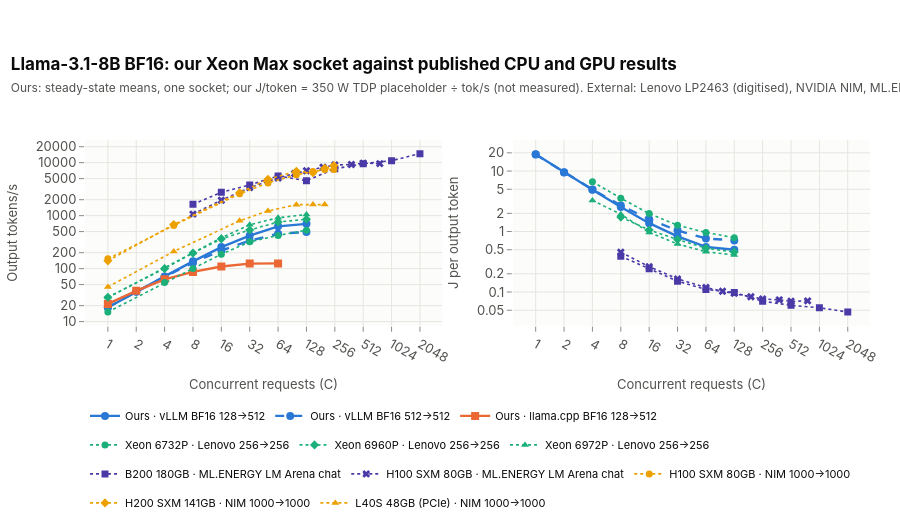

The cell this chart's notebook holds for it:
### Markdown cell above
## 6. Throughput and energy against concurrency

### Code cell
def series_from_ours(cid, wl, label, dash="solid"):
    g = points[(points["configuration_id"] == cid) & (points["workload"] == wl)]
    st = theme.configuration_style(cid)
    return pd.DataFrame({"label": label, "group": "ours", "origin": "ours", "color": st.color, "marker": st.symbol, "dash": dash,
                         "concurrency": g["concurrency"], "output_tok_s": g["output_tok_s_mean"], "energy": POWER_W / g["output_tok_s_mean"]})


SYMBOLS = ["circle", "diamond", "triangle-up", "square", "x"]
ext_rows = []
for (sid, hw, prec, ver, wl), g in refs[refs["precision"] == "bf16"].groupby(["source_id", "hardware", "precision", "engine_version", "workload"], sort=False):
    if sid not in ("lenovo_lp2463", "nvidia_nim", "mlenergy_v3"):
        continue
    short = hw.replace("NVIDIA ", "").replace("Intel ", "")
    ext_rows.append(pd.DataFrame({"label": f"{short} · {sid.split('_')[0].replace('nvidia', 'NIM').replace('lenovo', 'Lenovo').replace('mlenergy', 'ML.ENERGY')} {wl}",
                                  "group": sid, "origin": "external", "color": None, "marker": SYMBOLS[len(ext_rows) % len(SYMBOLS)], "dash": "dot",
                                  "concurrency": g["concurrency"], "output_tok_s": g["output_tok_s"], "energy": g["energy_j_per_output_token"]}))
series = pd.concat([series_from_ours("vllm_bf16", "decode", "Ours · vLLM BF16 128→512"),
                    series_from_ours("vllm_bf16", "balanced", "Ours · vLLM BF16 512→512", dash="dash"),
                    series_from_ours("llama_cpp_bf16", "decode", "Ours · llama.cpp BF16 128→512")] + ext_rows, ignore_index=True)
series.loc[series["label"].str.startswith("Ours · llama.cpp"), "energy"] = np.nan  # one estimated energy curve is enough
fig = plots.external_reference_figure(
    series, panels=[("output_tok_s", "Output tokens/s"), ("energy", "J per output token")],
    title="Llama-3.1-8B BF16: our Xeon Max socket against published CPU and GPU results",
    subtitle=f"Ours: steady-state means, one socket; our J/token = {num(POWER_W)} W TDP placeholder ÷ tok/s (not measured). "
             "External: Lenovo LP2463 (digitised), NVIDIA NIM, ML.ENERGY v3 (GPU energy only)")
fig.show()
export_figure(fig, "external_reference_bf16", source=NOTEBOOK,
              caption="Output tokens/s and J per output token against concurrency, Llama-3.1-8B BF16: our vLLM and llama.cpp curves (Xeon CPU Max 9480, one socket) "
                      "next to Lenovo's Xeon 6 vLLM runs, NVIDIA NIM on L40S/H100/H200 and ML.ENERGY on H100/B200; our energy is a 350 W TDP estimate.")

### Figure 1 — Plotly figure (JSON) as saved in the notebook; plotly's stock layout.template omitted (floating-point values rounded to 4 significant figures)
{"data": [{"hovertemplate": "<b>Ours · vLLM BF16 128→512</b><br>C = %{x}<br>%{y:.4g}<extra></extra>", "legendgroup": "Ours · vLLM BF16 128→512", "line": {"color": "#2a78d6", "dash": "solid", "width": 2.4}, "marker": {"color": "#2a78d6", "size": 8, "symbol": "circle"}, "mode": "lines+markers", "name": "Ours · vLLM BF16 128→512", "showlegend": true, "type": "scatter", "x": [1.0, 2.0, 4.0, 8.0, 16.0, 32.0, 64.0, 128.0], "xaxis": "x", "y": [18.49, 36.58, 71.36, 137.2, 254.8, 420.0, 628.2, 700.4], "yaxis": "y"}, {"hovertemplate": "<b>Ours · vLLM BF16 512→512</b><br>C = %{x}<br>%{y:.4g}<extra></extra>", "legendgroup": "Ours · vLLM BF16 512→512", "line": {"color": "#2a78d6", "dash": "dash", "width": 2.4}, "marker": {"color": "#2a78d6", "size": 8, "symbol": "circle"}, "mode": "lines+markers", "name": "Ours · vLLM BF16 512→512", "showlegend": true, "type": "scatter", "x": [1.0, 2.0, 4.0, 8.0, 16.0, 32.0, 64.0, 128.0], "xaxis": "x", "y": [18.67, 36.84, 70.49, 129.4, 220.0, 337.0, 454.8, 491.2], "yaxis": "y"}, {"hovertemplate": "<b>Ours · llama.cpp BF16 128→512</b><br>C = %{x}<br>%{y:.4g}<extra></extra>", "legendgroup": "Ours · llama.cpp BF16 128→512", "line": {"color": "#eb6834", "dash": "solid", "width": 2.4}, "marker": {"color": "#eb6834", "size": 8, "symbol": "square"}, "mode": "lines+markers", "name": "Ours · llama.cpp BF16 128→512", "showlegend": true, "type": "scatter", "x": [1.0, 2.0, 4.0, 8.0, 16.0, 32.0, 64.0], "xaxis": "x", "y": [21.58, 38.07, 62.79, 86.6, 110.0, 124.5, 125.4], "yaxis": "y"}, {"hovertemplate": "<b>Xeon 6732P · Lenovo 256→256</b><br>C = %{x}<br>%{y:.4g}<extra></extra>", "legendgroup": "Xeon 6732P · Lenovo 256→256", "line": {"color": "#1baf7a", "dash": "dot", "width": 1.6}, "marker": {"color": "#1baf7a", "size": 7, "symbol": "circle"}, "mode": "lines+markers", "name": "Xeon 6732P · Lenovo 256→256", "showlegend": true, "type": "scatter", "x": [1.0, 4.0, 8.0, 16.0, 32.0, 64.0, 128.0], "xaxis": "x", "y": [15.17, 54.48, 100.5, 187.4, 320.3, 423.7, 531.2], "yaxis": "y"}, {"hovertemplate": "<b>Xeon 6960P · Lenovo 256→256</b><br>C = %{x}<br>%{y:.4g}<extra></extra>", "legendgroup": "Xeon 6960P · Lenovo 256→256", "line": {"color": "#1baf7a", "dash": "dot", "width": 1.6}, "marker": {"color": "#1baf7a", "size": 7, "symbol": "diamond"}, "mode": "lines+markers", "name": "Xeon 6960P · Lenovo 256→256", "showlegend": true, "type": "scatter", "x": [1.0, 4.0, 8.0, 16.0, 32.0, 64.0, 128.0], "xaxis": "x", "y": [28.8, 100.2, 196.5, 364.8, 537.3, 758.4, 856.3], "yaxis": "y"}, {"hovertemplate": "<b>Xeon 6972P · Lenovo 256→256</b><br>C = %{x}<br>%{y:.4g}<extra></extra>", "legendgroup": "Xeon 6972P · Lenovo 256→256", "line": {"color": "#1baf7a", "dash": "dot", "width": 1.6}, "marker": {"color": "#1baf7a", "size": 7, "symbol": "triangle-up"}, "mode": "lines+markers", "name": "Xeon 6972P · Lenovo 256→256", "showlegend": true, "type": "scatter", "x": [1.0, 4.0, 8.0, 16.0, 32.0, 64.0, 128.0], "xaxis": "x", "y": [28.38, 104.5, 202.2, 381.8, 673.0, 912.0, 1047.0], "yaxis": "y"}, {"hovertemplate": "<b>B200 180GB · ML.ENERGY LM Arena chat</b><br>C = %{x}<br>%{y:.4g}<extra></extra>", "legendgroup": "B200 180GB · ML.ENERGY LM Arena chat", "line": {"color": "#4a3aa7", "dash": "dot", "width": 1.6}, "marker": {"color": "#4a3aa7", "size": 7, "symbol": "square"}, "mode": "lines+markers", "name": "B200 180GB · ML.ENERGY LM Arena chat", "showlegend": true, "type": "scatter", "x": [8.0, 16.0, 32.0, 64.0, 128.0, 256.0, 512.0, 1024.0, 2048.0], "xaxis": "x", "y": [1637.0, 2751.0, 3810.0, 5589.0, 4570.0, 7664.0, 9571.0, 10920.0, 14800.0], "yaxis": "y"}, {"hovertemplate": "<b>H100 SXM 80GB · ML.ENERGY LM Arena chat</b><br>C = %{x}<br>%{y:.4g}<extra></extra>", "legendgroup": "H100 SXM 80GB · ML.ENERGY LM Arena chat", "line": {"color": "#4a3aa7", "dash": "dot", "width": 1.6}, "marker": {"color": "#4a3aa7", "size": 7, "symbol": "x"}, "mode": "lines+markers", "name": "H100 SXM 80GB · ML.ENERGY LM Arena chat", "showlegend": true, "type": "scatter", "x": [8.0, 16.0, 32.0, 64.0, 96.0, 128.0, 192.0, 256.0, 384.0, 512.0, 768.0], "xaxis": "x", "y": [1070.0, 1954.0, 3391.0, 5147.0, 6260.0, 7037.0, 8223.0, 9010.0, 9248.0, 9806.0, 9603.0], "yaxis": "y"}, {"hovertemplate": "<b>H100 SXM 80GB · NIM 1000→1000</b><br>C = %{x}<br>%{y:.4g}<extra></extra>", "legendgroup": "H100 SXM 80GB · NIM 1000→1000", "line": {"color": "#eda100", "dash": "dot", "width": 1.6}, "marker": {"color": "#eda100", "size": 7, "symbol": "circle"}, "mode": "lines+markers", "name": "H100 SXM 80GB · NIM 1000→1000", "showlegend": true, "type": "scatter", "x": [1.0, 5.0, 25.0, 50.0, 100.0, 150.0, 200.0, 250.0], "xaxis": "x", "y": [152.8, 654.5, 2585.0, 4153.0, 5915.0, 6800.0, 7425.0, 7435.0], "yaxis": "y"}, {"hovertemplate": "<b>H200 SXM 141GB · NIM 1000→1000</b><br>C = %{x}<br>%{y:.4g}<extra></extra>", "legendgroup": "H200 SXM 141GB · NIM 1000→1000", "line": {"color": "#eda100", "dash": "dot", "width": 1.6}, "marker": {"color": "#eda100", "size": 7, "symbol": "diamond"}, "mode": "lines+markers", "name": "H200 SXM 141GB · NIM 1000→1000", "showlegend": true, "type": "scatter", "x": [1.0, 5.0, 25.0, 50.0, 100.0, 150.0, 200.0, 250.0], "xaxis": "x", "y": [140.1, 679.5, 2711.0, 4855.0, 6864.0, 6456.0, 7812.0, 8813.0], "yaxis": "y"}, {"hovertemplate": "<b>L40S 48GB (PCIe) · NIM 1000→1000</b><br>C = %{x}<br>%{y:.4g}<extra></extra>", "legendgroup": "L40S 48GB (PCIe) · NIM 1000→1000", "line": {"color": "#eda100", "dash": "dot", "width": 1.6}, "marker": {"color": "#eda100", "size": 7, "symbol": "triangle-up"}, "mode": "lines+markers", "name": "L40S 48GB (PCIe) · NIM 1000→1000", "showlegend": true, "type": "scatter", "x": [1.0, 5.0, 25.0, 50.0, 100.0, 150.0, 200.0], "xaxis": "x", "y": [45.23, 210.9, 799.0, 1226.0, 1613.0, 1617.0, 1619.0], "yaxis": "y"}, {"hovertemplate": "<b>Ours · vLLM BF16 128→512</b><br>C = %{x}<br>%{y:.4g}<extra></extra>", "legendgroup": "Ours · vLLM BF16 128→512", "line": {"color": "#2a78d6", "dash": "solid", "width": 2.4}, "marker": {"color": "#2a78d6", "size": 8, "symbol": "circle"}, "mode": "lines+markers", "name": "Ours · vLLM BF16 128→512", "showlegend": false, "type": "scatter", "x": [1.0, 2.0, 4.0, 8.0, 16.0, 32.0, 64.0, 128.0], "xaxis": "x2", "y": [18.93, 9.569, 4.904, 2.551, 1.373, 0.8333, 0.5572, 0.4997], "yaxis": "y2"}, {"hovertemplate": "<b>Ours · vLLM BF16 512→512</b><br>C = %{x}<br>%{y:.4g}<extra></extra>", "legendgroup": "Ours · vLLM BF16 512→512", "line": {"color": "#2a78d6", "dash": "dash", "width": 2.4}, "marker": {"color": "#2a78d6", "size": 8, "symbol": "circle"}, "mode": "lines+markers", "name": "Ours · vLLM BF16 512→512", "showlegend": false, "type": "scatter", "x": [1.0, 2.0, 4.0, 8.0, 16.0, 32.0, 64.0, 128.0], "xaxis": "x2", "y": [18.74, 9.5, 4.966, 2.705, 1.591, 1.039, 0.7696, 0.7126], "yaxis": "y2"}, {"hovertemplate": "<b>Xeon 6732P · Lenovo 256→256</b><br>C = %{x}<br>%{y:.4g}<extra></extra>", "legendgroup": "Xeon 6732P · Lenovo 256→256", "line": {"color": "#1baf7a", "dash": "dot", "width": 1.6}, "marker": {"color": "#1baf7a", "size": 7, "symbol": "circle"}, "mode": "lines+markers", "name": "Xeon 6732P · Lenovo 256→256", "showlegend": false, "type": "scatter", "x": [4.0, 8.0, 16.0, 32.0, 64.0, 128.0], "xaxis": "x2", "y": [6.667, 3.564, 1.978, 1.272, 0.9677, 0.7912], "yaxis": "y2"}, {"hovertemplate": "<b>Xeon 6960P · Lenovo 256→256</b><br>C = %{x}<br>%{y:.4g}<extra></extra>", "legendgroup": "Xeon 6960P · Lenovo 256→256", "line": {"color": "#1baf7a", "dash": "dot", "width": 1.6}, "marker": {"color": "#1baf7a", "size": 7, "symbol": "diamond"}, "mode": "lines+markers", "name": "Xeon 6960P · Lenovo 256→256", "showlegend": false, "type": "scatter", "x": [8.0, 16.0, 32.0, 64.0, 128.0], "xaxis": "x2", "y": [1.731, 1.059, 0.7392, 0.5302, 0.4586], "yaxis": "y2"}, {"hovertemplate": "<b>Xeon 6972P · Lenovo 256→256</b><br>C = %{x}<br>%{y:.4g}<extra></extra>", "legendgroup": "Xeon 6972P · Lenovo 256→256", "line": {"color": "#1baf7a", "dash": "dot", "width": 1.6}, "marker": {"color": "#1baf7a", "size": 7, "symbol": "triangle-up"}, "mode": "lines+markers", "name": "Xeon 6972P · Lenovo 256→256", "showlegend": false, "type": "scatter", "x": [4.0, 8.0, 16.0, 32.0, 64.0, 128.0], "xaxis": "x2", "y": [3.273, 1.935, 0.9677, 0.6228, 0.4627, 0.4096], "yaxis": "y2"}, {"hovertemplate": "<b>B200 180GB · ML.ENERGY LM Arena chat</b><br>C = %{x}<br>%{y:.4g}<extra></extra>", "legendgroup": "B200 180GB · ML.ENERGY LM Arena chat", "line": {"color": "#4a3aa7", "dash": "dot", "width": 1.6}, "marker": {"color": "#4a3aa7", "size": 7, "symbol": "square"}, "mode": "lines+markers", "name": "B200 180GB · ML.ENERGY LM Arena chat", "showlegend": false, "type": "scatter", "x": [8.0, 16.0, 32.0, 64.0, 128.0, 256.0, 512.0, 1024.0, 2048.0], "xaxis": "x2", "y": [0.3905, 0.2423, 0.1511, 0.1103, 0.09832, 0.07048, 0.06023, 0.05492, 0.0467], "yaxis": "y2"}, {"hovertemplate": "<b>H100 SXM 80GB · ML.ENERGY LM Arena chat</b><br>C = %{x}<br>%{y:.4g}<extra></extra>", "legendgroup": "H100 SXM 80GB · ML.ENERGY LM Arena chat", "line": {"color": "#4a3aa7", "dash": "dot", "width": 1.6}, "marker": {"color": "#4a3aa7", "size": 7, "symbol": "x"}, "mode": "lines+markers", "name": "H100 SXM 80GB · ML.ENERGY LM Arena chat", "showlegend": false, "type": "scatter", "x": [8.0, 16.0, 32.0, 64.0, 96.0, 128.0, 192.0, 256.0, 384.0, 512.0, 768.0], "xaxis": "x2", "y": [0.4548, 0.2627, 0.1651, 0.1186, 0.1029, 0.09511, 0.0837, 0.07664, 0.07423, 0.07019, 0.07135], "yaxis": "y2"}], "layout": {"height": 520, "legend": {"font": {"size": 11}}, "title": {"text": "<b>Llama-3.1-8B BF16: our Xeon Max socket against published CPU and GPU results</b><br><span style='font-size:12px;color:#52514e'>Ours: steady-state means, one socket; our J/token = 350 W TDP placeholder ÷ tok/s (not measured). External: Lenovo LP2463 (digitised), NVIDIA NIM, ML.ENERGY v3 (GPU energy only)</span>"}, "xaxis": {"anchor": "y", "domain": [0.0, 0.455], "ticktext": ["1", "2", "4", "8", "16", "32", "64", "128", "256", "512", "1024", "2048"], "tickvals": [1, 2, 4, 8, 16, 32, 64, 128, 256, 512, 1024, 2048], "title": {"text": "Concurrent requests (C)"}, "type": "log"}, "xaxis2": {"anchor": "y2", "domain": [0.545, 1.0], "ticktext": ["1", "2", "4", "8", "16", "32", "64", "128", "256", "512", "1024", "2048"], "tickvals": [1, 2, 4, 8, 16, 32, 64, 128, 256, 512, 1024, 2048], "title": {"text": "Concurrent requests (C)"}, "type": "log"}, "yaxis": {"anchor": "x", "domain": [0.0, 1.0], "ticktext": ["10", "20", "50", "100", "200", "500", "1000", "2000", "5000", "10000", "20000"], "tickvals": [10, 20, 50, 100, 200, 500, 1000, 2000, 5000, 10000, 20000], "title": {"text": "Output tokens/s"}, "type": "log"}, "yaxis2": {"anchor": "x2", "domain": [0.0, 1.0], "ticktext": ["0.05", "0.1", "0.2", "0.5", "1", "2", "5", "10", "20"], "tickvals": [0.05, 0.1, 0.2, 0.5, 1, 2, 5, 10, 20], "title": {"text": "J per output token"}, "type": "log"}}}
